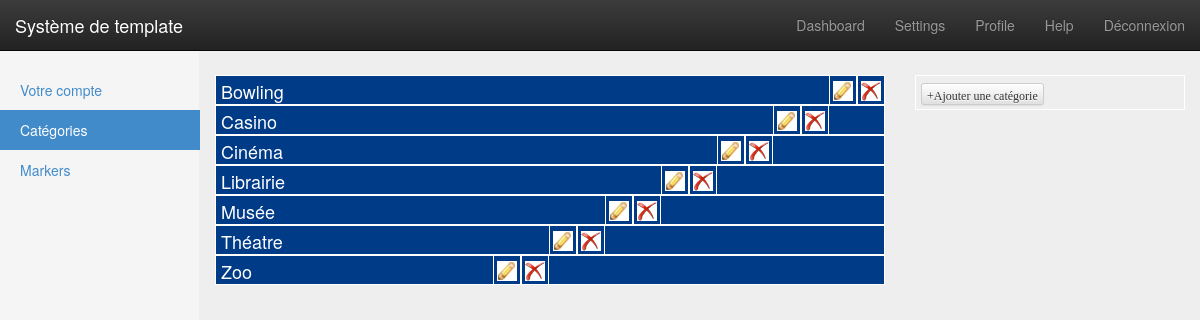
Screenshot of /admin/category.php with the database file from the repository.
### tables this page shows
CREATE TABLE IF NOT EXISTS `markers_icone` (
  `icone_id` int(8) NOT NULL AUTO_INCREMENT,
  `icone_actif` varchar(8) NOT NULL,
  `icone_categorie` varchar(255) NOT NULL,
  `icone_icon` varchar(255) NOT NULL,
  PRIMARY KEY (`icone_id`)
);

### admin/category.php (called while the page is built, shortened)
<?php
	require('model/Map.php');
	try {
		$map = new Map();
		$categories = $map->getCategory();
		require_once("view/vueCategory.php");
	} catch (Exception $e) {
	    $msgErreur = $e->getMessage();
	    require_once("view/vueErreur.php");
	}

### admin/model/Map.php (called while the page is built, shortened)
<?php
class Map extends BDD{
    function getCategory() {
        $bdd = parent::getBdd();
		$sql = "SELECT *";
		$sql .= " FROM  markers_icone as MKI";
		$sql .= " ORDER BY icone_categorie ASC";
        $datas = $bdd->query($sql);
		while ($resultat = $datas->fetch(PDO::FETCH_OBJ)) {
            $count[] = $resultat;
        }
		return $count;
    }
}

### admin/view/vueCategory.php (the view, shortened to what this page needs)
<?php include("view/template/vueHeader.php");  ?>
	<body>
		<?php include("view/template/vueMenu.php");  ?>
		<div class="container-fluid">
			<div class="row">
				<?php include "view/template/vueSidebar.php"; ?>
				<div class="col-md-7 col-sm-7 col-sm-offset-2 markers">
					<?php foreach ($categories as $category) : ?>
					<div class="todo">
						<span class="delete deleteCat" id="<?php echo $category->icone_id; ?>">
							<a href="category.php?id=<?php echo $category->icone_id; ?>">
								<img src="common/img/supprimer.gif" alt="supprimer" />
							</a>
						</span>
						<span class="update" id="<?php echo $category->icone_id;?>">
							<a href="categoryUpdate.php?id=<?php echo $category->icone_id;?>">
								<img src="common/img/modifier.gif" alt="supprimer" />
							</a>
						</span>
						<h4 class="titre"><?php echo nl2br(stripslashes($category->icone_categorie));?></h4>
					</div>
					<?php endforeach; ?>
				</div>
				<div class="col-md-3 col-sm-3 ajoutMarkers">
					<h4 id="ajout">
						<button type="button" class="btn btn-default btn-xs">
							<span class="glyphicon glyphicon-plus">Ajouter une catégorie</span>
						</button>
					</h4>
				</div>
			</div>
	    <?php require('template/vueFooter.php'); ?>
	</body>
</html>

### admin/common/css/admin.css (style rules this page uses)
body { padding-top: 60px; padding-bottom: 40px; background-color: #eee; }

### admin/common/css/style.css (style rules this page uses)
body { width: 100%; padding-top: 75px; margin: 0 auto; }
.markers .todo h4.titre { cursor: pointer; height: 30px; background: #003b88; color: white; border: solid 1px white; line-height: 30px; padding-left: 5px; margin: 0; }
.markers .todo .delete, .markers .todo .update { float: right; padding: 3px; border: solid 1px white; }
.markers .todo .delete a, .markers .todo .update a { text-decoration: none; }
.markers .todo .delete a img, .markers .todo .update a img { width: 20px; height: 20px; }
.ajoutMarkers h4#ajout { cursor: pointer; height: 35px; color: white; border: solid 1px white; line-height: 30px; padding-left: 5px; margin: 0; }

### rows the page displays
markers_icone: icone_categorie "Bowling"
markers_icone: icone_categorie "Casino"
markers_icone: icone_categorie "Cinéma"
markers_icone: icone_categorie "Librairie"
markers_icone: icone_categorie "Musée"
markers_icone: icone_categorie "Théatre"
markers_icone: icone_categorie "Zoo"
